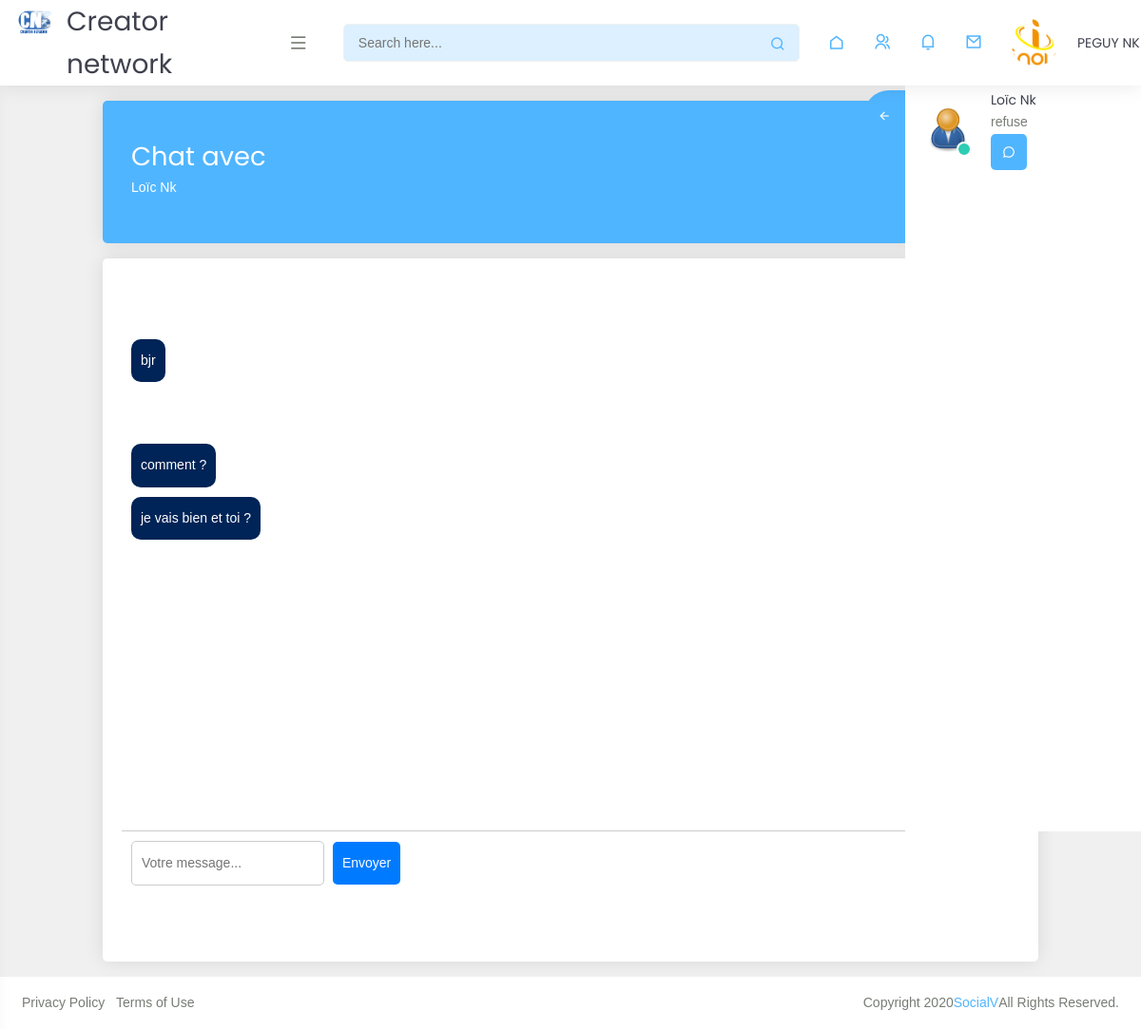
The page /sms.php?id=3 (signed in) on the database its author committed.
### tables this page shows
CREATE TABLE IF NOT EXISTS `demandes_amitie` (
  `id` int NOT NULL AUTO_INCREMENT,
  `id_demandeur` int NOT NULL,
  `id_destinataire` int NOT NULL,
  `statut` enum('en_attente','accepte','refuse') DEFAULT 'en_attente',
  `date_creation` datetime DEFAULT CURRENT_TIMESTAMP,
  PRIMARY KEY (`id`),
  KEY `id_demandeur` (`id_demandeur`),
  KEY `id_destinataire` (`id_destinataire`),
  CONSTRAINT `demandes_amitie_ibfk_1` FOREIGN KEY (`id_demandeur`) REFERENCES `createurs` (`id_user`),
  CONSTRAINT `demandes_amitie_ibfk_2` FOREIGN KEY (`id_destinataire`) REFERENCES `createurs` (`id_user`)
);

CREATE TABLE IF NOT EXISTS `createurs` (
  `id_user` int NOT NULL AUTO_INCREMENT,
  `nom` varchar(100) NOT NULL,
  `email` varchar(100) NOT NULL,
  `motdepasse` varchar(255) NOT NULL,
  `bio` text,
  `date_inscription` timestamp NULL DEFAULT CURRENT_TIMESTAMP,
  `photo` text,
  `tel` int DEFAULT NULL,
  `role` varchar(50) DEFAULT NULL,
  PRIMARY KEY (`id_user`),
  UNIQUE KEY `email` (`email`)
);

CREATE TABLE IF NOT EXISTS `messages` (
  `id` int NOT NULL AUTO_INCREMENT,
  `id_expediteur` int NOT NULL,
  `id_destinataire` int NOT NULL,
  `message` text NOT NULL,
  `date_envoi` datetime DEFAULT CURRENT_TIMESTAMP,
  `lu` tinyint DEFAULT '0',
  PRIMARY KEY (`id`),
  KEY `id_expediteur` (`id_expediteur`),
  KEY `id_destinataire` (`id_destinataire`),
  CONSTRAINT `messages_ibfk_1` FOREIGN KEY (`id_expediteur`) REFERENCES `createurs` (`id_user`),
  CONSTRAINT `messages_ibfk_2` FOREIGN KEY (`id_destinataire`) REFERENCES `createurs` (`id_user`)
);

### sms.php (the view, shortened to what this page needs)
<?php
   include('inc/db_connect.php');
$id_destinataire = $_GET['id'] ?? null;
function recupererMessages($pdo, $id_utilisateur1, $id_utilisateur2) {
    $sql = "SELECT * FROM messages
            WHERE (id_expediteur = :id_utilisateur1 AND id_destinataire = :id_utilisateur2)
            OR (id_expediteur = :id_utilisateur2 AND id_destinataire = :id_utilisateur1)
            ORDER BY date_envoi ASC";
    $stmt = $pdo->prepare($sql);
    $stmt->bindParam(':id_utilisateur1', $id_utilisateur1, PDO::PARAM_INT);
    $stmt->bindParam(':id_utilisateur2', $id_utilisateur2, PDO::PARAM_INT);
    $stmt->execute();
    return $stmt->fetchAll(PDO::FETCH_ASSOC);
}
$messages = recupererMessages($pdo, $_SESSION['user_id'], $id_destinataire);
$stmt = $pdo->prepare("SELECT nom FROM createurs WHERE id_user = :id");
$stmt->bindParam(':id', $id_destinataire, PDO::PARAM_INT);
$stmt->execute();
$destinataire = $stmt->fetch(PDO::FETCH_ASSOC);
?>
<!doctype html>
<html lang="en">
  <head>
      <link rel="stylesheet" href="assets/css/libs.min.css">
      <link rel="stylesheet" href="assets/css/socialv.css?v=4.0.0">
      <link rel="stylesheet" href="assets/vendor/@fortawesome/fontawesome-free/css/all.min.css">
      <link rel="stylesheet" href="assets/vendor/remixicon/fonts/remixicon.css">
      <link rel="stylesheet" href="assets/vendor/vanillajs-datepicker/dist/css/datepicker.min.css">
      <link rel="stylesheet" href="assets/vendor/font-awesome-line-awesome/css/all.min.css">
      <link rel="stylesheet" href="assets/vendor/line-awesome/dist/line-awesome/css/line-awesome.min.css">
  </head>
  <body class="  ">
   <div class="wrapper">
      <div class="iq-top-navbar">
         <div class="iq-navbar-custom">
            <nav class="navbar navbar-expand-lg navbar-light p-0">
                  <div class="iq-navbar-logo d-flex justify-content-between">
                     <a href="dashboard/index.html">
                        <img src="assets/images/logo.png" class="img-fluid" alt="">
                        <span>Creator network</span>
                     </a>
                     <div class="iq-menu-bt align-self-center">
                        <div class="wrapper-menu">
                              <div class="main-circle"><i class="ri-menu-line"></i></div>
                        </div>
                     </div>
                  </div>
                  <div class="iq-search-bar device-search">
                     <form action="#" class="searchbox">
                        <a class="search-link" href="#"><i class="ri-search-line"></i></a>
                        <input type="text" class="text search-input" placeholder="Search here...">
                     </form>
                  </div>
                  <div class="collapse navbar-collapse" id="navbarSupportedContent">
                     <ul class="navbar-nav  ms-auto navbar-list">
                        <li>
                              <a href="dashboard/index.html" class="  d-flex align-items-center">
                                 <i class="ri-home-line"></i>
                              </a>
                        </li>
                           <?php include('inc/friend.php');?>
                           <?php include('inc/notif.php');?>
                           <?php include('inc/messages.php');?>
                           <?php include('inc/user.php');?>
                     </ul>
                  </div>
            </nav>
         </div>
      </div>
      <?php include('inc/Myfriend.php');?>
      <div id="content-page" class="content-page">
         <div class="container">
            <div class="row">
            <div class="col-sm-12">
                <div class="card position-relative inner-page-bg bg-primary" style="height: 150px;">
                    <div class="inner-page-title">
                        <h3 class="text-white">Chat avec</h3>
                        <p class="text-white"><?php echo htmlspecialchars($destinataire['nom']); ?></p>
                    </div>
                </div>
            </div>
            <div class="col-sm-12">
                <div class="card">
                    <div class="card-body">
                        <div class="chat-container">
                            <div class="messages">
                                <?php foreach ($messages as $msg): ?>
                                    <div class="<?php echo $msg['id_expediteur'] == $_SESSION['user_id'] ? 'message received' : 'message sent'; ?>"><?php echo htmlspecialchars($msg['message']); ?></div>
                                <?php endforeach; ?>
                            </div>
                            <div class="input-container">
                                <form id="message-form" method="POST">
                                    <input type="text" name="message" placeholder="Votre message..." required>
                                    <button type="submit">Envoyer</button>
                                </form>
                            </div>
                        </div>
                    </div>
                </div>
            </div>
            </div>
         </div>
      </div>
   </div>
    <footer class="iq-footer bg-white">
       <div class="container-fluid">
          <div class="row">
             <div class="col-lg-6">
                <ul class="list-inline mb-0">
                   <li class="list-inline-item"><a href="dashboard/privacy-policy.html">Privacy Policy</a></li>
                   <li class="list-inline-item"><a href="dashboard/terms-of-service.html">Terms of Use</a></li>
                </ul>
             </div>
             <div class="col-lg-6 d-flex justify-content-end">
                Copyright 2020 <a href="#">SocialV</a> All Rights Reserved.
             </div>
          </div>
       </div>
    </footer>
  </body>
</html>

### inc/Myfriend.php (shortened to what this page needs)
 <?php
function recupererDemandesEmises($pdo, $id_utilisateur) {
   $sql = "SELECT d.*,photo, id_user, u.nom AS nom_destinataire
         FROM demandes_amitie d
         JOIN createurs u ON d.id_destinataire = u.id_user
         WHERE d.id_demandeur = :id_utilisateur";
   $stmt = $pdo->prepare($sql);
   $stmt->bindParam(':id_utilisateur', $id_utilisateur, PDO::PARAM_INT);
   $stmt->execute();
   return $stmt->fetchAll(PDO::FETCH_ASSOC);
}
$demandes_emises = recupererDemandesEmises($pdo, $_SESSION['user_id']);
 ?>
<div class="right-sidebar-mini right-sidebar">
     <div class="right-sidebar-panel p-0">
        <div class="card shadow-none">
           <div class="card-body p-0">
              <div class="media-height p-3" data-scrollbar="init">
               <?php if (count($demandes_emises) > 0): ?>
                  <?php foreach ($demandes_emises as $demande): ?>
                     <div class="d-flex align-items-center mb-4">
                        <div class="iq-profile-avatar status-online">
                           <img class="rounded-circle avatar-50" src="<?php echo $demande['photo'];?>" alt="">
                        </div>
                        <div class="ms-3">
                           <h6 class="mb-0"><?php echo htmlspecialchars($demande['nom_destinataire']); ?></h6>
                           <p class="mb-0"><?php echo htmlspecialchars($demande['statut']); ?></p>
                           <a href="sms.php?id=<?php echo $demande['id_user'];?>" class="btn btn-primary border-0 "><i class="ri-chat-3-line"></i></a>
                        </div>
                     </div>
                  <?php endforeach; ?>
               <?php else: ?>
                  <p>Aucune demande d'amitié émise.</p>
               <?php endif; ?>
              </div>
              <div class="right-sidebar-toggle bg-primary text-white mt-3">
                 <i class="ri-arrow-left-line side-left-icon"></i>
              </div>
           </div>
        </div>
     </div>
</div>

### sms.php (style rules this page uses)
body { font-family: Arial, sans-serif; background-color: #f0f0f0; margin: 0; padding: 0; }
.chat-container { width: cover; height: 600px; border: 0px solid #ccc; border-radius: 10px; overflow: hidden; display: flex; flex-direction: column; background-color: white; margin: 50px auto; }
.messages { flex: 1; padding: 10px; overflow-y: auto; display: flex; flex-direction: column; }
.message { max-width: 70%; padding: 10px; border-radius: 10px; margin: 5px 0; position: relative; }
.message.sent { align-self: flex-end; background-color: #267af0; color:white; }
.message.received { align-self: flex-start; background-color: #002457; color:#fff; }
.input-container { display: flex; padding: 10px; border-top: 1px solid #ccc; }
.input-container input { flex: 1; padding: 10px; border: 1px solid #ccc; border-radius: 5px; }
.input-container button { padding: 10px; background-color: #007bff; color: white; border: none; border-radius: 5px; margin-left: 5px; }

### rows shown on the page
demandes_amitie: id_destinataire.photo (picture), id_destinataire.nom "Loïc Nk", statut "refuse"
createurs: nom "Loïc Nk"
messages: message "bjr"
messages: message "comment ?"
messages: message "je vais bien et toi ?"

### other values the page prints
$_SESSION['user_name'] "PEGUY NK"
